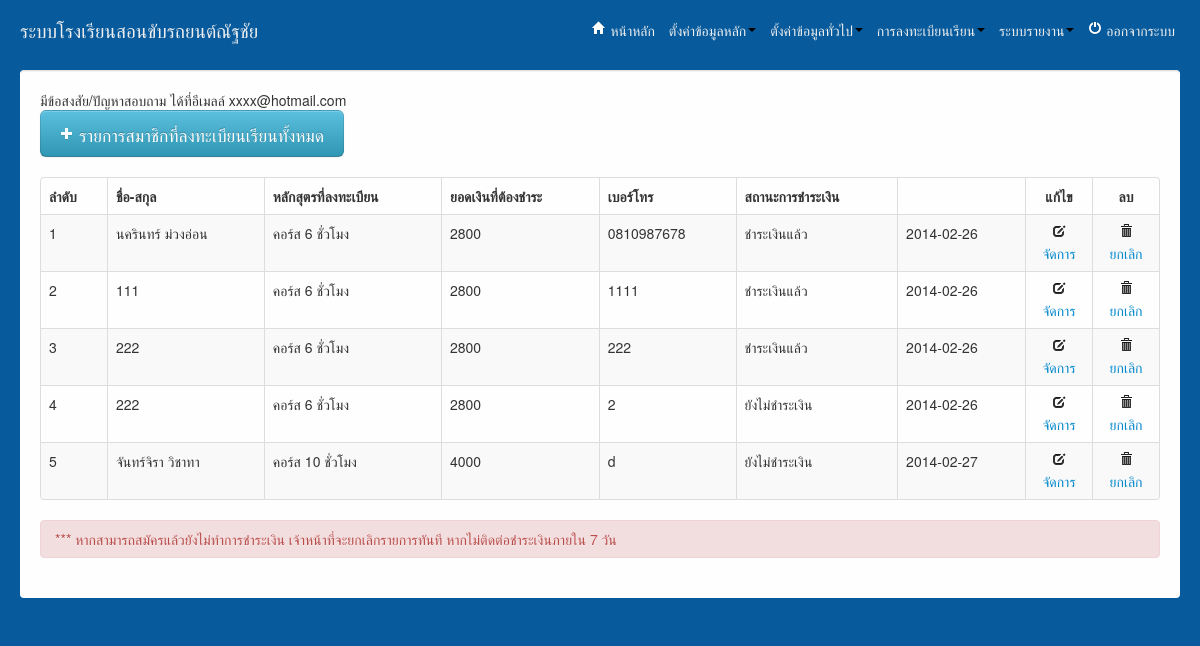
Page /admin/index.php?url=index_register.php (signed in) on the committed database.
### tables this page shows
CREATE TABLE IF NOT EXISTS `tbregister` (
  `id` int(11) NOT NULL AUTO_INCREMENT,
  `username` varchar(50) NOT NULL,
  `password` varchar(50) NOT NULL,
  `name` varchar(255) NOT NULL,
  `addr` text NOT NULL,
  `email` varchar(50) NOT NULL,
  `tel` varchar(20) NOT NULL,
  `degree` varchar(255) NOT NULL,
  `r_day` date NOT NULL,
  `r_time` varchar(255) NOT NULL,
  `r_gear` varchar(250) NOT NULL,
  `r_car` varchar(255) NOT NULL,
  `course_id` int(11) NOT NULL,
  `payment` varchar(50) NOT NULL,
  `status` varchar(50) NOT NULL,
  `type` varchar(50) NOT NULL,
  `created` date NOT NULL,
  `FristPoint` int(11) NOT NULL,
  `EndPoint` int(11) NOT NULL,
  PRIMARY KEY (`id`)
);

CREATE TABLE IF NOT EXISTS `tbcourse` (
  `id` int(11) NOT NULL AUTO_INCREMENT,
  `c_name` varchar(250) NOT NULL,
  `c_time` int(5) NOT NULL,
  `c_price` int(5) NOT NULL,
  PRIMARY KEY (`id`)
);

### admin/index_register.php (the view, shortened to what this page needs)
<?php
$rs = mysql_query('SELECT * FROM tbregister ');
?>
<a href="#" class="btn btn-large btn-info"><i class="icon icon-plus icon-white"></i> รายการสมาชิกที่ลงทะเบียนเรียนทั้งหมด</a>
<br><br>
<table class="table table-bordered table-striped table-hover">
    <thead>
        <tr>
            <th width="50px">ลำดับ</th>
            <th>ชื่อ-สกุล</th>
            <th>หลักสุตรที่ลงทะเบียน</th>
            <th>ยอดเงินที่ต้องชำระ</th>
            <th>เบอร์โทร</th>
            <th>สถานะการชำระเงิน</th>
            <th></th>
            <th class="text-center" width="50px">แก้ไข</th>
            <th class="text-center" width="50px">ลบ</th>
        </tr>
    </thead>
    <tbody>
        <?php $i = 1;
        while ($val = mysql_fetch_assoc($rs)):
            ?>
            <tr>
                <td><?php echo $i++; ?></td>
                <td><?php echo $val['name']; ?></td>
                <?php
                $rs_c = mysql_query('SELECT * FROM tbcourse WHERE id = ' . $val['course_id']);
                while ($val_c = mysql_fetch_assoc($rs_c)):
                    ?>
                    <td><?php echo $val_c['c_name']; ?></td>
                     <td><?php echo $val_c['c_price']; ?></td>
    <?php endwhile; ?>
                <td><?php echo $val['tel']; ?></td>
                <td><?php echo $val['payment']; ?></td>
                <td><?php echo $val['created']; ?></td>
                <td class="text-center"><a href="index.php?url=form_payment.php&id=<?php echo $val['id']; ?>"><i class="icon icon-edit"></i> จัดการ</a></td>
                <td class="text-center"><a href="delete_register.php?id=<?php echo $val['id']; ?>" onclick="return confirm('ยืนยันการลบ ?');"><i class="icon icon-trash"></i> ยกเลิก</a></td>
            </tr>
<?php endwhile; ?>
    </tbody>
</table>
<div class="alert alert-error">*** หากสามารถสมัครแล้วยังไม่ทำการชำระเงิน เจ้าหน้าที่จะยกเลิกรายการทันที หากไม่ติดต่อชำระเงินภายใน 7 วัน</div>

### admin/css/mycss.css (style rules this page uses)
* { margin: 0; padding: 0; }

### admin/index.php (style rules this page uses)
table tr .text-center { text-align:center; vertical-align: middle; }

### rows in the picture
tbregister: name "นครินทร์ ม่วงอ่อน", tel "0810987678", payment "ชำระเงินแล้ว", created "2014-02-26"
tbcourse: c_name "คอร์ส 6 ชั่วโมง", c_price "2800"
tbregister: name "111", tel "1111", payment "ชำระเงินแล้ว", created "2014-02-26"
tbregister: name "222", tel "222", payment "ชำระเงินแล้ว", created "2014-02-26"
tbregister: name "222", tel "2", payment "ยังไม่ชำระเงิน", created "2014-02-26"
tbregister: name "จันทร์จิรา วิชาทา", tel "d", payment "ยังไม่ชำระเงิน", created "2014-02-27"
tbcourse: c_name "คอร์ส 10 ชั่วโมง", c_price "4000"
